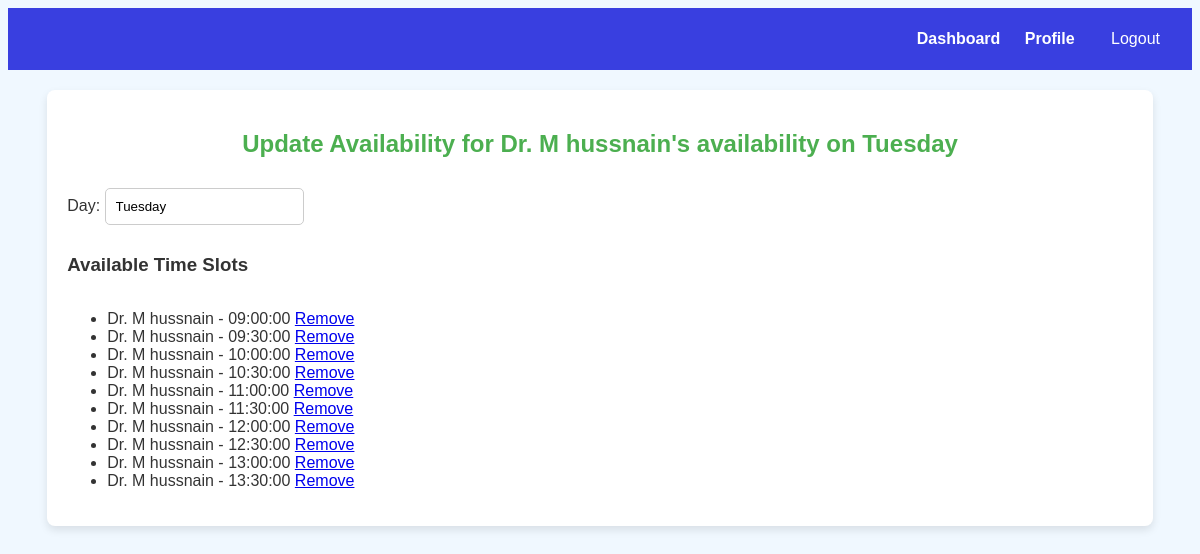
The page /appointment/availability/update/1/ (signed in) on the database its author committed.
### appointment/models.py (models this page shows)
class AvailableDay(models.Model):
    doctor = models.ForeignKey(Doctor, on_delete=models.CASCADE)
    day = models.CharField(max_length=9)
    def __str__(self):
        return f"{self.doctor}'s availability on {self.day}"

class TimeSlot(models.Model):
    doctor = models.ForeignKey(Doctor, on_delete=models.CASCADE)
    day = models.ForeignKey(AvailableDay, on_delete=models.CASCADE)
    time = models.TimeField()
    def __str__(self):
        return f"{self.doctor} - {self.time}"

### user/models.py (models this page shows, shortened)
class User(AbstractUser):
    CNIC_no = models.CharField(max_length=15, unique=True)
    contact_number = models.CharField(max_length=15)
    address = models.CharField(max_length=255)
    gender = models.CharField(max_length=10, choices=[('M', 'Male'), ('F', 'Female')])
    profile_pic = models.ImageField(upload_to='images/profile_pics/', blank=True, null=True)

### appointment/views.py (the view)
# urls.py: path('availability/update/<int:pk>/', UpdateAvailabilityView.as_view(), name='update_availability'),
class UpdateAvailabilityView(UpdateView):
    model = AvailableDay
    form_class = UpdateAvailabilityForm
    template_name = 'appointment/update_availability.html'
    success_url = reverse_lazy('view_timetable')
    def get_queryset(self):
        return AvailableDay.objects.filter(doctor=self.request.user.doctor)
    def get_context_data(self, **kwargs):
        context = super().get_context_data(**kwargs)
        context['day'] = self.get_object()
        context['time_slots'] = TimeSlot.objects.filter(day=context['day']).exclude(
            doctor=self.request.user.doctor,
            appointment__time_slot__day=context['day']
        ).distinct()
        return context

### appointment/forms.py
class UpdateAvailabilityForm(forms.ModelForm):
    class Meta:
        model = TimeSlot
        fields = ['time']  # Just showing time for update
    def __init__(self, *args, **kwargs):
        super().__init__(*args, **kwargs)
        self.fields['time'].widget.attrs.update({'class': 'form-control'})

### user/models.py (called while the page is built)
    def __str__(self):
        return f"Dr. {self.first_name} {self.last_name}"

### appointment/templates/appointment/update_availability.html (shortened to what this page needs)
{% extends 'user/base.html' %}
{% block content %}
    <form method="POST">
        <h2>Update Availability for {{ day }}</h2>
        <div>
            <label for="day">Day:</label>
            <input type="text" value="{{ day.day }}" readonly>
        </div>
        <h3>Available Time Slots</h3>
        <ul>
            {% for time_slot in time_slots %}
                <li>
                    {{ time_slot }}
                    <a href="{% url 'remove_time_slot' time_slot.id %}">Remove</a>
                </li>
            {% endfor %}
        </ul>
    </form>
{% endblock %}

### user/static/css/style1.css (style rules this page uses)
body { font-family: 'Arial', sans-serif; background-color: #f0f8ff; color: #333; }
form { display: flex; flex-direction: column; }
form input, form select { padding: 10px; margin: 10px 0; border: 1px solid #ccc; border-radius: 5px; }
h2 { color: #4caf50; text-align: center; }

### rows shown on the page
AvailableDay: doctor+day "Dr. M hussnain's availability on Tuesday", day "Tuesday"
TimeSlot: doctor+time "Dr. M hussnain - 09:00:00"
TimeSlot: doctor+time "Dr. M hussnain - 09:30:00"
TimeSlot: doctor+time "Dr. M hussnain - 10:00:00"
TimeSlot: doctor+time "Dr. M hussnain - 10:30:00"
TimeSlot: doctor+time "Dr. M hussnain - 11:00:00"
TimeSlot: doctor+time "Dr. M hussnain - 11:30:00"
TimeSlot: doctor+time "Dr. M hussnain - 12:00:00"
TimeSlot: doctor+time "Dr. M hussnain - 12:30:00"
TimeSlot: doctor+time "Dr. M hussnain - 13:00:00"
TimeSlot: doctor+time "Dr. M hussnain - 13:30:00"
